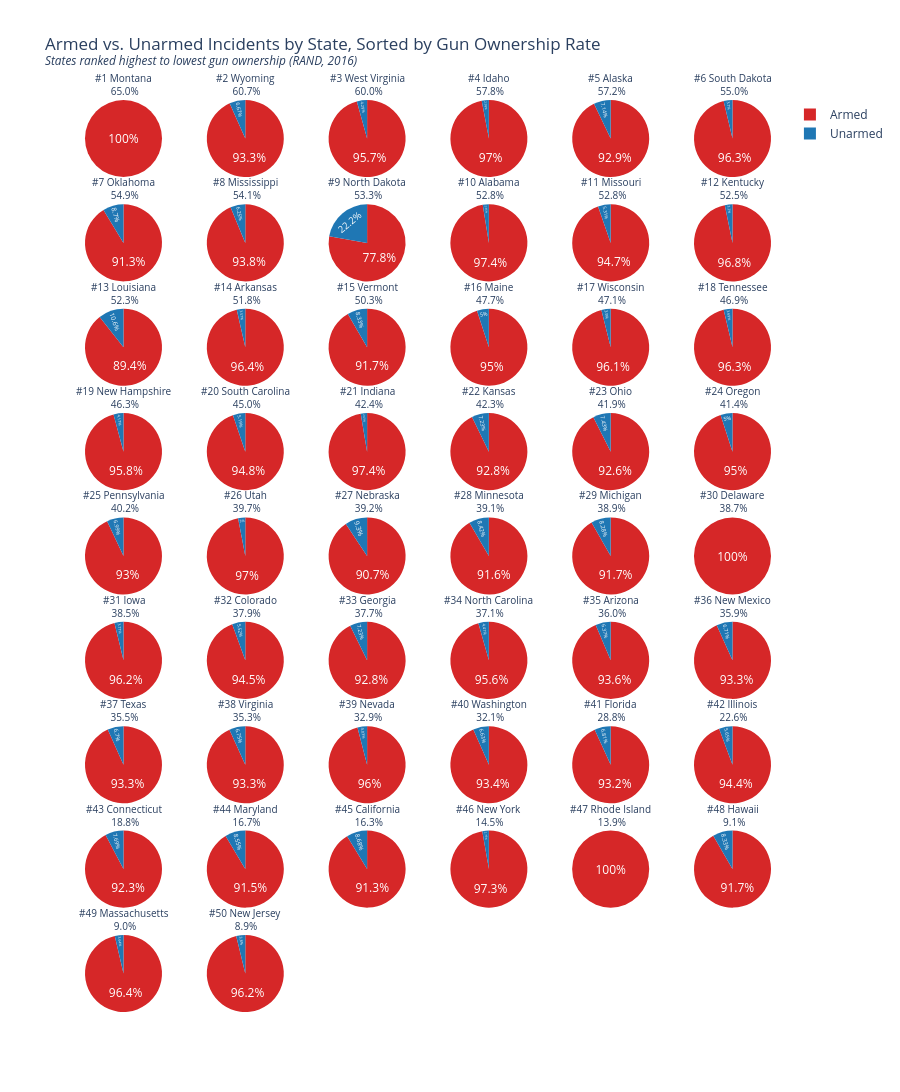

Write notebook code for a chart like this one.
### Code cell
# Per-state armed/unarmed counts (long format for px.pie facets)
state_armed_long = (
    df[df["armed_status"] != "Unknown"]
    .groupby(["state", "armed_status"])
    .size()
    .reset_index(name="count")
)

# Merge with gun ownership rate to get sort order + full state names
state_armed_long = state_armed_long.merge(
    gun_ownership_2016[["state_abbr", "STATE", "HFR_pct"]],
    left_on="state",
    right_on="state_abbr",
    how="inner"
)

# Sort states by gun ownership rate, build rank-labeled facet column
state_order = (
    state_armed_long[["state", "STATE", "HFR_pct"]]
    .drop_duplicates()
    .sort_values("HFR_pct", ascending=False)
    .reset_index(drop=True)
)
state_order["rank"] = state_order.index + 1
state_order["facet_label"] = (
    "#" + state_order["rank"].astype(str) + " " + state_order["STATE"] +
    "<br> " + state_order["HFR_pct"].round(1).astype(str) + "%"
)

state_armed_long = state_armed_long.merge(
    state_order[["state", "facet_label"]], on="state"
)

facet_order = state_order["facet_label"].tolist()

fig_pies = px.pie(
    state_armed_long,
    names="armed_status",
    values="count",
    facet_col="facet_label",
    facet_col_wrap=6,
    facet_row_spacing=0.03,
    facet_col_spacing=0.05,
    color="armed_status",
    color_discrete_map={"Armed": "#d62728", "Unarmed": "#1f77b4"},
    category_orders={"facet_label": facet_order},
    title=(
        "Armed vs. Unarmed Incidents by State, Sorted by Gun Ownership Rate"
        "<br>"
        "<sup><i>States ranked highest to lowest gun ownership (RAND, 2016)</i></sup>"
    )
)
fig_pies.update_traces(textposition="inside", textinfo="percent")
fig_pies.update_layout(height=1400)  # tall, since 50+ pies need vertical room
fig_pies.for_each_annotation(lambda a: a.update(text=a.text.split("=")[-1], font_size=10))
fig_pies.show()

### Figure 1 — Plotly figure (JSON) as saved in the notebook; plotly's stock layout.template omitted (floating-point values rounded to 4 significant figures)
{"data": [{"customdata": [["Armed"]], "domain": {"x": [0, 0.125], "y": [0.9156, 1]}, "hovertemplate": "facet_label=#1 Montana<br> 65.0%<br>armed_status=%{customdata[0]}<br>count=%{value}<extra></extra>", "labels": ["Armed"], "legendgroup": "", "marker": {"colors": ["#d62728"]}, "name": "", "showlegend": true, "textinfo": "percent", "textposition": "inside", "type": "pie", "values": [51]}, {"customdata": [["Armed"], ["Unarmed"]], "domain": {"x": [0.175, 0.3], "y": [0.9156, 1]}, "hovertemplate": "facet_label=#2 Wyoming<br> 60.7%<br>armed_status=%{customdata[0]}<br>count=%{value}<extra></extra>", "labels": ["Armed", "Unarmed"], "legendgroup": "", "marker": {"colors": ["#d62728", "#1f77b4"]}, "name": "", "showlegend": true, "textinfo": "percent", "textposition": "inside", "type": "pie", "values": [28, 2]}, {"customdata": [["Armed"], ["Unarmed"]], "domain": {"x": [0.35, 0.475], "y": [0.9156, 1]}, "hovertemplate": "facet_label=#3 West Virginia<br> 60.0%<br>armed_status=%{customdata[0]}<br>count=%{value}<extra></extra>", "labels": ["Armed", "Unarmed"], "legendgroup": "", "marker": {"colors": ["#d62728", "#1f77b4"]}, "name": "", "showlegend": true, "textinfo": "percent", "textposition": "inside", "type": "pie", "values": [67, 3]}, {"customdata": [["Armed"], ["Unarmed"]], "domain": {"x": [0.525, 0.65], "y": [0.9156, 1]}, "hovertemplate": "facet_label=#4 Idaho<br> 57.8%<br>armed_status=%{customdata[0]}<br>count=%{value}<extra></extra>", "labels": ["Armed", "Unarmed"], "legendgroup": "", "marker": {"colors": ["#d62728", "#1f77b4"]}, "name": "", "showlegend": true, "textinfo": "percent", "textposition": "inside", "type": "pie", "values": [65, 2]}, {"customdata": [["Armed"], ["Unarmed"]], "domain": {"x": [0.7, 0.825], "y": [0.9156, 1]}, "hovertemplate": "facet_label=#5 Alaska<br> 57.2%<br>armed_status=%{customdata[0]}<br>count=%{value}<extra></extra>", "labels": ["Armed", "Unarmed"], "legendgroup": "", "marker": {"colors": ["#d62728", "#1f77b4"]}, "name": "", "showlegend": true, "textinfo": "percent", "textposition": "inside", "type": "pie", "values": [52, 4]}, {"customdata": [["Armed"], ["Unarmed"]], "domain": {"x": [0.875, 1], "y": [0.9156, 1]}, "hovertemplate": "facet_label=#6 South Dakota<br> 55.0%<br>armed_status=%{customdata[0]}<br>count=%{value}<extra></extra>", "labels": ["Armed", "Unarmed"], "legendgroup": "", "marker": {"colors": ["#d62728", "#1f77b4"]}, "name": "", "showlegend": true, "textinfo": "percent", "textposition": "inside", "type": "pie", "values": [26, 1]}, {"customdata": [["Armed"], ["Unarmed"]], "domain": {"x": [0, 0.125], "y": [0.8011, 0.8856]}, "hovertemplate": "facet_label=#7 Oklahoma<br> 54.9%<br>armed_status=%{customdata[0]}<br>count=%{value}<extra></extra>", "labels": ["Armed", "Unarmed"], "legendgroup": "", "marker": {"colors": ["#d62728", "#1f77b4"]}, "name": "", "showlegend": true, "textinfo": "percent", "textposition": "inside", "type": "pie", "values": [210, 20]}, {"customdata": [["Armed"], ["Unarmed"]], "domain": {"x": [0.175, 0.3], "y": [0.8011, 0.8856]}, "hovertemplate": "facet_label=#8 Mississippi<br> 54.1%<br>armed_status=%{customdata[0]}<br>count=%{value}<extra></extra>", "labels": ["Armed", "Unarmed"], "legendgroup": "", "marker": {"colors": ["#d62728", "#1f77b4"]}, "name": "", "showlegend": true, "textinfo": "percent", "textposition": "inside", "type": "pie", "values": [90, 6]}, {"customdata": [["Armed"], ["Unarmed"]], "domain": {"x": [0.35, 0.475], "y": [0.8011, 0.8856]}, "hovertemplate": "facet_label=#9 North Dakota<br> 53.3%<br>armed_status=%{customdata[0]}<br>count=%{value}<extra></extra>", "labels": ["Armed", "Unarmed"], "legendgroup": "", "marker": {"colors": ["#d62728", "#1f77b4"]}, "name": "", "showlegend": true, "textinfo": "percent", "textposition": "inside", "type": "pie", "values": [14, 4]}, {"customdata": [["Armed"], ["Unarmed"]], "domain": {"x": [0.525, 0.65], "y": [0.8011, 0.8856]}, "hovertemplate": "facet_label=#10 Alabama<br> 52.8%<br>armed_status=%{customdata[0]}<br>count=%{value}<extra></extra>", "labels": ["Armed", "Unarmed"], "legendgroup": "", "marker": {"colors": ["#d62728", "#1f77b4"]}, "name": "", "showlegend": true, "textinfo": "percent", "textposition": "inside", "type": "pie", "values": [152, 4]}, {"customdata": [["Armed"], ["Unarmed"]], "domain": {"x": [0.7, 0.825], "y": [0.8011, 0.8856]}, "hovertemplate": "facet_label=#11 Missouri<br> 52.8%<br>armed_status=%{customdata[0]}<br>count=%{value}<extra></extra>", "labels": ["Armed", "Unarmed"], "legendgroup": "", "marker": {"colors": ["#d62728", "#1f77b4"]}, "name": "", "showlegend": true, "textinfo": "percent", "textposition": "inside", "type": "pie", "values": [196, 11]}, {"customdata": [["Armed"], ["Unarmed"]], "domain": {"x": [0.875, 1], "y": [0.8011, 0.8856]}, "hovertemplate": "facet_label=#12 Kentucky<br> 52.5%<br>armed_status=%{customdata[0]}<br>count=%{value}<extra></extra>", "labels": ["Armed", "Unarmed"], "legendgroup": "", "marker": {"colors": ["#d62728", "#1f77b4"]}, "name": "", "showlegend": true, "textinfo": "percent", "textposition": "inside", "type": "pie", "values": [121, 4]}, {"customdata": [["Armed"], ["Unarmed"]], "domain": {"x": [0, 0.125], "y": [0.6867, 0.7711]}, "hovertemplate": "facet_label=#13 Louisiana<br> 52.3%<br>armed_status=%{customdata[0]}<br>count=%{value}<extra></extra>", "labels": ["Armed", "Unarmed"], "legendgroup": "", "marker": {"colors": ["#d62728", "#1f77b4"]}, "name": "", "showlegend": true, "textinfo": "percent", "textposition": "inside", "type": "pie", "values": [143, 17]}, {"customdata": [["Armed"], ["Unarmed"]], "domain": {"x": [0.175, 0.3], "y": [0.6867, 0.7711]}, "hovertemplate": "facet_label=#14 Arkansas<br> 51.8%<br>armed_status=%{customdata[0]}<br>count=%{value}<extra></extra>", "labels": ["Armed", "Unarmed"], "legendgroup": "", "marker": {"colors": ["#d62728", "#1f77b4"]}, "name": "", "showlegend": true, "textinfo": "percent", "textposition": "inside", "type": "pie", "values": [108, 4]}, {"customdata": [["Armed"], ["Unarmed"]], "domain": {"x": [0.35, 0.475], "y": [0.6867, 0.7711]}, "hovertemplate": "facet_label=#15 Vermont<br> 50.3%<br>armed_status=%{customdata[0]}<br>count=%{value}<extra></extra>", "labels": ["Armed", "Unarmed"], "legendgroup": "", "marker": {"colors": ["#d62728", "#1f77b4"]}, "name": "", "showlegend": true, "textinfo": "percent", "textposition": "inside", "type": "pie", "values": [11, 1]}, {"customdata": [["Armed"], ["Unarmed"]], "domain": {"x": [0.525, 0.65], "y": [0.6867, 0.7711]}, "hovertemplate": "facet_label=#16 Maine<br> 47.7%<br>armed_status=%{customdata[0]}<br>count=%{value}<extra></extra>", "labels": ["Armed", "Unarmed"], "legendgroup": "", "marker": {"colors": ["#d62728", "#1f77b4"]}, "name": "", "showlegend": true, "textinfo": "percent", "textposition": "inside", "type": "pie", "values": [38, 2]}, {"customdata": [["Armed"], ["Unarmed"]], "domain": {"x": [0.7, 0.825], "y": [0.6867, 0.7711]}, "hovertemplate": "facet_label=#17 Wisconsin<br> 47.1%<br>armed_status=%{customdata[0]}<br>count=%{value}<extra></extra>", "labels": ["Armed", "Unarmed"], "legendgroup": "", "marker": {"colors": ["#d62728", "#1f77b4"]}, "name": "", "showlegend": true, "textinfo": "percent", "textposition": "inside", "type": "pie", "values": [148, 6]}, {"customdata": [["Armed"], ["Unarmed"]], "domain": {"x": [0.875, 1], "y": [0.6867, 0.7711]}, "hovertemplate": "facet_label=#18 Tennessee<br> 46.9%<br>armed_status=%{customdata[0]}<br>count=%{value}<extra></extra>", "labels": ["Armed", "Unarmed"], "legendgroup": "", "marker": {"colors": ["#d62728", "#1f77b4"]}, "name": "", "showlegend": true, "textinfo": "percent", "textposition": "inside", "type": "pie", "values": [235, 9]}, {"customdata": [["Armed"], ["Unarmed"]], "domain": {"x": [0, 0.125], "y": [0.5722, 0.6567]}, "hovertemplate": "facet_label=#19 New Hampshire<br> 46.3%<br>armed_status=%{customdata[0]}<br>count=%{value}<extra></extra>", "labels": ["Armed", "Unarmed"], "legendgroup": "", "marker": {"colors": ["#d62728", "#1f77b4"]}, "name": "", "showlegend": true, "textinfo": "percent", "textposition": "inside", "type": "pie", "values": [23, 1]}, {"customdata": [["Armed"], ["Unarmed"]], "domain": {"x": [0.175, 0.3], "y": [0.5722, 0.6567]}, "hovertemplate": "facet_label=#20 South Carolina<br> 45.0%<br>armed_status=%{customdata[0]}<br>count=%{value}<extra></extra>", "labels": ["Armed", "Unarmed"], "legendgroup": "", "marker": {"colors": ["#d62728", "#1f77b4"]}, "name": "", "showlegend": true, "textinfo": "percent", "textposition": "inside", "type": "pie", "values": [128, 7]}, {"customdata": [["Armed"], ["Unarmed"]], "domain": {"x": [0.35, 0.475], "y": [0.5722, 0.6567]}, "hovertemplate": "facet_label=#21 Indiana<br> 42.4%<br>armed_status=%{customdata[0]}<br>count=%{value}<extra></extra>", "labels": ["Armed", "Unarmed"], "legendgroup": "", "marker": {"colors": ["#d62728", "#1f77b4"]}, "name": "", "showlegend": true, "textinfo": "percent", "textposition": "inside", "type": "pie", "values": [184, 5]}, {"customdata": [["Armed"], ["Unarmed"]], "domain": {"x": [0.525, 0.65], "y": [0.5722, 0.6567]}, "hovertemplate": "facet_label=#22 Kansas<br> 42.3%<br>armed_status=%{customdata[0]}<br>count=%{value}<extra></extra>", "labels": ["Armed", "Unarmed"], "legendgroup": "", "marker": {"colors": ["#d62728", "#1f77b4"]}, "name": "", "showlegend": true, "textinfo": "percent", "textposition": "inside", "type": "pie", "values": [77, 6]}, {"customdata": [["Armed"], ["Unarmed"]], "domain": {"x": [0.7, 0.825], "y": [0.5722, 0.6567]}, "hovertemplate": "facet_label=#23 Ohio<br> 41.9%<br>armed_status=%{customdata[0]}<br>count=%{value}<extra></extra>", "labels": ["Armed", "Unarmed"], "legendgroup": "", "marker": {"colors": ["#d62728", "#1f77b4"]}, "name": "", "showlegend": true, "textinfo": "percent", "textposition": "inside", "type": "pie", "values": [249, 20]}, {"customdata": [["Armed"], ["Unarmed"]], "domain": {"x": [0.875, 1], "y": [0.5722, 0.6567]}, "hovertemplate": "facet_label=#24 Oregon<br> 41.4%<br>armed_status=%{customdata[0]}<br>count=%{value}<extra></extra>", "labels": ["Armed", "Unarmed"], "legendgroup": "", "marker": {"colors": ["#d62728", "#1f77b4"]}, "name": "", "showlegend": true, "textinfo": "percent", "textposition": "inside", "type": "pie", "values": [114, 6]}, {"customdata": [["Armed"], ["Unarmed"]], "domain": {"x": [0, 0.125], "y": [0.4578, 0.5422]}, "hovertemplate": "facet_label=#25 Pennsylvania<br> 40.2%<br>armed_status=%{customdata[0]}<br>count=%{value}<extra></extra>", "labels": ["Armed", "Unarmed"], "legendgroup": "", "marker": {"colors": ["#d62728", "#1f77b4"]}, "name": "", "showlegend": true, "textinfo": "percent", "textposition": "inside", "type": "pie", "values": [173, 13]}, {"customdata": [["Armed"], ["Unarmed"]], "domain": {"x": [0.175, 0.3], "y": [0.4578, 0.5422]}, "hovertemplate": "facet_label=#26 Utah<br> 39.7%<br>armed_status=%{customdata[0]}<br>count=%{value}<extra></extra>", "labels": ["Armed", "Unarmed"], "legendgroup": "", "marker": {"colors": ["#d62728", "#1f77b4"]}, "name": "", "showlegend": true, "textinfo": "percent", "textposition": "inside", "type": "pie", "values": [97, 3]}, {"customdata": [["Armed"], ["Unarmed"]], "domain": {"x": [0.35, 0.475], "y": [0.4578, 0.5422]}, "hovertemplate": "facet_label=#27 Nebraska<br> 39.2%<br>armed_status=%{customdata[0]}<br>count=%{value}<extra></extra>", "labels": ["Armed", "Unarmed"], "legendgroup": "", "marker": {"colors": ["#d62728", "#1f77b4"]}, "name": "", "showlegend": true, "textinfo": "percent", "textposition": "inside", "type": "pie", "values": [39, 4]}, {"customdata": [["Armed"], ["Unarmed"]], "domain": {"x": [0.525, 0.65], "y": [0.4578, 0.5422]}, "hovertemplate": "facet_label=#28 Minnesota<br> 39.1%<br>armed_status=%{customdata[0]}<br>count=%{value}<extra></extra>", "labels": ["Armed", "Unarmed"], "legendgroup": "", "marker": {"colors": ["#d62728", "#1f77b4"]}, "name": "", "showlegend": true, "textinfo": "percent", "textposition": "inside", "type": "pie", "values": [87, 8]}, {"customdata": [["Armed"], ["Unarmed"]], "domain": {"x": [0.7, 0.825], "y": [0.4578, 0.5422]}, "hovertemplate": "facet_label=#29 Michigan<br> 38.9%<br>armed_status=%{customdata[0]}<br>count=%{value}<extra></extra>", "labels": ["Armed", "Unarmed"], "legendgroup": "", "marker": {"colors": ["#d62728", "#1f77b4"]}, "name": "", "showlegend": true, "textinfo": "percent", "textposition": "inside", "type": "pie", "values": [133, 12]}, {"customdata": [["Armed"]], "domain": {"x": [0.875, 1], "y": [0.4578, 0.5422]}, "hovertemplate": "facet_label=#30 Delaware<br> 38.7%<br>armed_status=%{customdata[0]}<br>count=%{value}<extra></extra>", "labels": ["Armed"], "legendgroup": "", "marker": {"colors": ["#d62728"]}, "name": "", "showlegend": true, "textinfo": "percent", "textposition": "inside", "type": "pie", "values": [14]}, {"customdata": [["Armed"], ["Unarmed"]], "domain": {"x": [0, 0.125], "y": [0.3433, 0.4278]}, "hovertemplate": "facet_label=#31 Iowa<br> 38.5%<br>armed_status=%{customdata[0]}<br>count=%{value}<extra></extra>", "labels": ["Armed", "Unarmed"], "legendgroup": "", "marker": {"colors": ["#d62728", "#1f77b4"]}, "name": "", "showlegend": true, "textinfo": "percent", "textposition": "inside", "type": "pie", "values": [51, 2]}, {"customdata": [["Armed"], ["Unarmed"]], "domain": {"x": [0.175, 0.3], "y": [0.3433, 0.4278]}, "hovertemplate": "facet_label=#32 Colorado<br> 37.9%<br>armed_status=%{customdata[0]}<br>count=%{value}<extra></extra>", "labels": ["Armed", "Unarmed"], "legendgroup": "", "marker": {"colors": ["#d62728", "#1f77b4"]}, "name": "", "showlegend": true, "textinfo": "percent", "textposition": "inside", "type": "pie", "values": [274, 16]}, {"customdata": [["Armed"], ["Unarmed"]], "domain": {"x": [0.35, 0.475], "y": [0.3433, 0.4278]}, "hovertemplate": "facet_label=#33 Georgia<br> 37.7%<br>armed_status=%{customdata[0]}<br>count=%{value}<extra></extra>", "labels": ["Armed", "Unarmed"], "legendgroup": "", "marker": {"colors": ["#d62728", "#1f77b4"]}, "name": "", "showlegend": true, "textinfo": "percent", "textposition": "inside", "type": "pie", "values": [295, 23]}, {"customdata": [["Armed"], ["Unarmed"]], "domain": {"x": [0.525, 0.65], "y": [0.3433, 0.4278]}, "hovertemplate": "facet_label=#34 North Carolina<br> 37.1%<br>armed_status=%{customdata[0]}<br>count=%{value}<extra></extra>", "labels": ["Armed", "Unarmed"], "legendgroup": "", "marker": {"colors": ["#d62728", "#1f77b4"]}, "name": "", "showlegend": true, "textinfo": "percent", "textposition": "inside", "type": "pie", "values": [260, 12]}, {"customdata": [["Armed"], ["Unarmed"]], "domain": {"x": [0.7, 0.825], "y": [0.3433, 0.4278]}, "hovertemplate": "facet_label=#35 Arizona<br> 36.0%<br>armed_status=%{customdata[0]}<br>count=%{value}<extra></extra>", "labels": ["Armed", "Unarmed"], "legendgroup": "", "marker": {"colors": ["#d62728", "#1f77b4"]}, "name": "", "showlegend": true, "textinfo": "percent", "textposition": "inside", "type": "pie", "values": [338, 23]}, {"customdata": [["Armed"], ["Unarmed"]], "domain": {"x": [0.875, 1], "y": [0.3433, 0.4278]}, "hovertemplate": "facet_label=#36 New Mexico<br> 35.9%<br>armed_status=%{customdata[0]}<br>count=%{value}<extra></extra>", "labels": ["Armed", "Unarmed"], "legendgroup": "", "marker": {"colors": ["#d62728", "#1f77b4"]}, "name": "", "showlegend": true, "textinfo": "percent", "textposition": "inside", "type": "pie", "values": [153, 11]}, {"customdata": [["Armed"], ["Unarmed"]], "domain": {"x": [0, 0.125], "y": [0.2289, 0.3133]}, "hovertemplate": "facet_label=#37 Texas<br> 35.5%<br>armed_status=%{customdata[0]}<br>count=%{value}<extra></extra>", "labels": ["Armed", "Unarmed"], "legendgroup": "", "marker": {"colors": ["#d62728", "#1f77b4"]}, "name": "", "showlegend": true, "textinfo": "percent", "textposition": "inside", "type": "pie", "values": [878, 63]}, {"customdata": [["Armed"], ["Unarmed"]], "domain": {"x": [0.175, 0.3], "y": [0.2289, 0.3133]}, "hovertemplate": "facet_label=#38 Virginia<br> 35.3%<br>armed_status=%{customdata[0]}<br>count=%{value}<extra></extra>", "labels": ["Armed", "Unarmed"], "legendgroup": "", "marker": {"colors": ["#d62728", "#1f77b4"]}, "name": "", "showlegend": true, "textinfo": "percent", "textposition": "inside", "type": "pie", "values": [152, 11]}, {"customdata": [["Armed"], ["Unarmed"]], "domain": {"x": [0.35, 0.475], "y": [0.2289, 0.3133]}, "hovertemplate": "facet_label=#39 Nevada<br> 32.9%<br>armed_status=%{customdata[0]}<br>count=%{value}<extra></extra>", "labels": ["Armed", "Unarmed"], "legendgroup": "", "marker": {"colors": ["#d62728", "#1f77b4"]}, "name": "", "showlegend": true, "textinfo": "percent", "textposition": "inside", "type": "pie", "values": [143, 6]}, {"customdata": [["Armed"], ["Unarmed"]], "domain": {"x": [0.525, 0.65], "y": [0.2289, 0.3133]}, "hovertemplate": "facet_label=#40 Washington<br> 32.1%<br>armed_status=%{customdata[0]}<br>count=%{value}<extra></extra>", "labels": ["Armed", "Unarmed"], "legendgroup": "", "marker": {"colors": ["#d62728", "#1f77b4"]}, "name": "", "showlegend": true, "textinfo": "percent", "textposition": "inside", "type": "pie", "values": [183, 13]}, {"customdata": [["Armed"], ["Unarmed"]], "domain": {"x": [0.7, 0.825], "y": [0.2289, 0.3133]}, "hovertemplate": "facet_label=#41 Florida<br> 28.8%<br>armed_status=%{customdata[0]}<br>count=%{value}<extra></extra>", "labels": ["Armed", "Unarmed"], "legendgroup": "", "marker": {"colors": ["#d62728", "#1f77b4"]}, "name": "", "showlegend": true, "textinfo": "percent", "textposition": "inside", "type": "pie", "values": [520, 38]}, {"customdata": [["Armed"], ["Unarmed"]], "domain": {"x": [0.875, 1], "y": [0.2289, 0.3133]}, "hovertemplate": "facet_label=#42 Illinois<br> 22.6%<br>armed_status=%{customdata[0]}<br>count=%{value}<extra></extra>", "labels": ["Armed", "Unarmed"], "legendgroup": "", "marker": {"colors": ["#d62728", "#1f77b4"]}, "name": "", "showlegend": true, "textinfo": "percent", "textposition": "inside", "type": "pie", "values": [167, 10]}, {"customdata": [["Armed"], ["Unarmed"]], "domain": {"x": [0, 0.125], "y": [0.1144, 0.1989]}, "hovertemplate": "facet_label=#43 Connecticut<br> 18.8%<br>armed_status=%{customdata[0]}<br>count=%{value}<extra></extra>", "labels": ["Armed", "Unarmed"], "legendgroup": "", "marker": {"colors": ["#d62728", "#1f77b4"]}, "name": "", "showlegend": true, "textinfo": "percent", "textposition": "inside", "type": "pie", "values": [24, 2]}, {"customdata": [["Armed"], ["Unarmed"]], "domain": {"x": [0.175, 0.3], "y": [0.1144, 0.1989]}, "hovertemplate": "facet_label=#44 Maryland<br> 16.7%<br>armed_status=%{customdata[0]}<br>count=%{value}<extra></extra>", "labels": ["Armed", "Unarmed"], "legendgroup": "", "marker": {"colors": ["#d62728", "#1f77b4"]}, "name": "", "showlegend": true, "textinfo": "percent", "textposition": "inside", "type": "pie", "values": [107, 10]}, {"customdata": [["Armed"], ["Unarmed"]], "domain": {"x": [0.35, 0.475], "y": [0.1144, 0.1989]}, "hovertemplate": "facet_label=#45 California<br> 16.3%<br>armed_status=%{customdata[0]}<br>count=%{value}<extra></extra>", "labels": ["Armed", "Unarmed"], "legendgroup": "", "marker": {"colors": ["#d62728", "#1f77b4"]}, "name": "", "showlegend": true, "textinfo": "percent", "textposition": "inside", "type": "pie", "values": [1010, 96]}, {"customdata": [["Armed"], ["Unarmed"]], "domain": {"x": [0.525, 0.65], "y": [0.1144, 0.1989]}, "hovertemplate": "facet_label=#46 New York<br> 14.5%<br>armed_status=%{customdata[0]}<br>count=%{value}<extra></extra>", "labels": ["Armed", "Unarmed"], "legendgroup": "", "marker": {"colors": ["#d62728", "#1f77b4"]}, "name": "", "showlegend": true, "textinfo": "percent", "textposition": "inside", "type": "pie", "values": [177, 5]}, {"customdata": [["Armed"]], "domain": {"x": [0.7, 0.825], "y": [0.1144, 0.1989]}, "hovertemplate": "facet_label=#47 Rhode Island<br> 13.9%<br>armed_status=%{customdata[0]}<br>count=%{value}<extra></extra>", "labels": ["Armed"], "legendgroup": "", "marker": {"colors": ["#d62728"]}, "name": "", "showlegend": true, "textinfo": "percent", "textposition": "inside", "type": "pie", "values": [7]}, {"customdata": [["Armed"], ["Unarmed"]], "domain": {"x": [0.875, 1], "y": [0.1144, 0.1989]}, "hovertemplate": "facet_label=#48 Hawaii<br> 9.1%<br>armed_status=%{customdata[0]}<br>count=%{value}<extra></extra>", "labels": ["Armed", "Unarmed"], "legendgroup": "", "marker": {"colors": ["#d62728", "#1f77b4"]}, "name": "", "showlegend": true, "textinfo": "percent", "textposition": "inside", "type": "pie", "values": [33, 3]}, {"customdata": [["Armed"], ["Unarmed"]], "domain": {"x": [0, 0.125], "y": [0, 0.08444]}, "hovertemplate": "facet_label=#49 Massachusetts<br> 9.0%<br>armed_status=%{customdata[0]}<br>count=%{value}<extra></extra>", "labels": ["Armed", "Unarmed"], "legendgroup": "", "marker": {"colors": ["#d62728", "#1f77b4"]}, "name": "", "showlegend": true, "textinfo": "percent", "textposition": "inside", "type": "pie", "values": [53, 2]}, {"customdata": [["Armed"], ["Unarmed"]], "domain": {"x": [0.175, 0.3], "y": [0, 0.08444]}, "hovertemplate": "facet_label=#50 New Jersey<br> 8.9%<br>armed_status=%{customdata[0]}<br>count=%{value}<extra></extra>", "labels": ["Armed", "Unarmed"], "legendgroup": "", "marker": {"colors": ["#d62728", "#1f77b4"]}, "name": "", "showlegend": true, "textinfo": "percent", "textposition": "inside", "type": "pie", "values": [76, 3]}], "layout": {"annotations": [{"font": {"size": 10}, "showarrow": false, "text": "#49 Massachusetts<br> 9.0%", "x": 0.0625, "xanchor": "center", "xref": "paper", "y": 0.08444, "yanchor": "bottom", "yref": "paper"}, {"font": {"size": 10}, "showarrow": false, "text": "#50 New Jersey<br> 8.9%", "x": 0.2375, "xanchor": "center", "xref": "paper", "y": 0.08444, "yanchor": "bottom", "yref": "paper"}, {"font": {"size": 10}, "showarrow": false, "text": "#43 Connecticut<br> 18.8%", "x": 0.0625, "xanchor": "center", "xref": "paper", "y": 0.1989, "yanchor": "bottom", "yref": "paper"}, {"font": {"size": 10}, "showarrow": false, "text": "#44 Maryland<br> 16.7%", "x": 0.2375, "xanchor": "center", "xref": "paper", "y": 0.1989, "yanchor": "bottom", "yref": "paper"}, {"font": {"size": 10}, "showarrow": false, "text": "#45 California<br> 16.3%", "x": 0.4125, "xanchor": "center", "xref": "paper", "y": 0.1989, "yanchor": "bottom", "yref": "paper"}, {"font": {"size": 10}, "showarrow": false, "text": "#46 New York<br> 14.5%", "x": 0.5875, "xanchor": "center", "xref": "paper", "y": 0.1989, "yanchor": "bottom", "yref": "paper"}, {"font": {"size": 10}, "showarrow": false, "text": "#47 Rhode Island<br> 13.9%", "x": 0.7625, "xanchor": "center", "xref": "paper", "y": 0.1989, "yanchor": "bottom", "yref": "paper"}, {"font": {"size": 10}, "showarrow": false, "text": "#48 Hawaii<br> 9.1%", "x": 0.9375, "xanchor": "center", "xref": "paper", "y": 0.1989, "yanchor": "bottom", "yref": "paper"}, {"font": {"size": 10}, "showarrow": false, "text": "#37 Texas<br> 35.5%", "x": 0.0625, "xanchor": "center", "xref": "paper", "y": 0.3133, "yanchor": "bottom", "yref": "paper"}, {"font": {"size": 10}, "showarrow": false, "text": "#38 Virginia<br> 35.3%", "x": 0.2375, "xanchor": "center", "xref": "paper", "y": 0.3133, "yanchor": "bottom", "yref": "paper"}, {"font": {"size": 10}, "showarrow": false, "text": "#39 Nevada<br> 32.9%", "x": 0.4125, "xanchor": "center", "xref": "paper", "y": 0.3133, "yanchor": "bottom", "yref": "paper"}, {"font": {"size": 10}, "showarrow": false, "text": "#40 Washington<br> 32.1%", "x": 0.5875, "xanchor": "center", "xref": "paper", "y": 0.3133, "yanchor": "bottom", "yref": "paper"}, {"font": {"size": 10}, "showarrow": false, "text": "#41 Florida<br> 28.8%", "x": 0.7625, "xanchor": "center", "xref": "paper", "y": 0.3133, "yanchor": "bottom", "yref": "paper"}, {"font": {"size": 10}, "showarrow": false, "text": "#42 Illinois<br> 22.6%", "x": 0.9375, "xanchor": "center", "xref": "paper", "y": 0.3133, "yanchor": "bottom", "yref": "paper"}, {"font": {"size": 10}, "showarrow": false, "text": "#31 Iowa<br> 38.5%", "x": 0.0625, "xanchor": "center", "xref": "paper", "y": 0.4278, "yanchor": "bottom", "yref": "paper"}, {"font": {"size": 10}, "showarrow": false, "text": "#32 Colorado<br> 37.9%", "x": 0.2375, "xanchor": "center", "xref": "paper", "y": 0.4278, "yanchor": "bottom", "yref": "paper"}, {"font": {"size": 10}, "showarrow": false, "text": "#33 Georgia<br> 37.7%", "x": 0.4125, "xanchor": "center", "xref": "paper", "y": 0.4278, "yanchor": "bottom", "yref": "paper"}, {"font": {"size": 10}, "showarrow": false, "text": "#34 North Carolina<br> 37.1%", "x": 0.5875, "xanchor": "center", "xref": "paper", "y": 0.4278, "yanchor": "bottom", "yref": "paper"}, {"font": {"size": 10}, "showarrow": false, "text": "#35 Arizona<br> 36.0%", "x": 0.7625, "xanchor": "center", "xref": "paper", "y": 0.4278, "yanchor": "bottom", "yref": "paper"}, {"font": {"size": 10}, "showarrow": false, "text": "#36 New Mexico<br> 35.9%", "x": 0.9375, "xanchor": "center", "xref": "paper", "y": 0.4278, "yanchor": "bottom", "yref": "paper"}, {"font": {"size": 10}, "showarrow": false, "text": "#25 Pennsylvania<br> 40.2%", "x": 0.0625, "xanchor": "center", "xref": "paper", "y": 0.5422, "yanchor": "bottom", "yref": "paper"}, {"font": {"size": 10}, "showarrow": false, "text": "#26 Utah<br> 39.7%", "x": 0.2375, "xanchor": "center", "xref": "paper", "y": 0.5422, "yanchor": "bottom", "yref": "paper"}, {"font": {"size": 10}, "showarrow": false, "text": "#27 Nebraska<br> 39.2%", "x": 0.4125, "xanchor": "center", "xref": "paper", "y": 0.5422, "yanchor": "bottom", "yref": "paper"}, {"font": {"size": 10}, "showarrow": false, "text": "#28 Minnesota<br> 39.1%", "x": 0.5875, "xanchor": "center", "xref": "paper", "y": 0.5422, "yanchor": "bottom", "yref": "paper"}, {"font": {"size": 10}, "showarrow": false, "text": "#29 Michigan<br> 38.9%", "x": 0.7625, "xanchor": "center", "xref": "paper", "y": 0.5422, "yanchor": "bottom", "yref": "paper"}, {"font": {"size": 10}, "showarrow": false, "text": "#30 Delaware<br> 38.7%", "x": 0.9375, "xanchor": "center", "xref": "paper", "y": 0.5422, "yanchor": "bottom", "yref": "paper"}, {"font": {"size": 10}, "showarrow": false, "text": "#19 New Hampshire<br> 46.3%", "x": 0.0625, "xanchor": "center", "xref": "paper", "y": 0.6567, "yanchor": "bottom", "yref": "paper"}, {"font": {"size": 10}, "showarrow": false, "text": "#20 South Carolina<br> 45.0%", "x": 0.2375, "xanchor": "center", "xref": "paper", "y": 0.6567, "yanchor": "bottom", "yref": "paper"}, {"font": {"size": 10}, "showarrow": false, "text": "#21 Indiana<br> 42.4%", "x": 0.4125, "xanchor": "center", "xref": "paper", "y": 0.6567, "yanchor": "bottom", "yref": "paper"}, {"font": {"size": 10}, "showarrow": false, "text": "#22 Kansas<br> 42.3%", "x": 0.5875, "xanchor": "center", "xref": "paper", "y": 0.6567, "yanchor": "bottom", "yref": "paper"}, {"font": {"size": 10}, "showarrow": false, "text": "#23 Ohio<br> 41.9%", "x": 0.7625, "xanchor": "center", "xref": "paper", "y": 0.6567, "yanchor": "bottom", "yref": "paper"}, {"font": {"size": 10}, "showarrow": false, "text": "#24 Oregon<br> 41.4%", "x": 0.9375, "xanchor": "center", "xref": "paper", "y": 0.6567, "yanchor": "bottom", "yref": "paper"}, {"font": {"size": 10}, "showarrow": false, "text": "#13 Louisiana<br> 52.3%", "x": 0.0625, "xanchor": "center", "xref": "paper", "y": 0.7711, "yanchor": "bottom", "yref": "paper"}, {"font": {"size": 10}, "showarrow": false, "text": "#14 Arkansas<br> 51.8%", "x": 0.2375, "xanchor": "center", "xref": "paper", "y": 0.7711, "yanchor": "bottom", "yref": "paper"}, {"font": {"size": 10}, "showarrow": false, "text": "#15 Vermont<br> 50.3%", "x": 0.4125, "xanchor": "center", "xref": "paper", "y": 0.7711, "yanchor": "bottom", "yref": "paper"}, {"font": {"size": 10}, "showarrow": false, "text": "#16 Maine<br> 47.7%", "x": 0.5875, "xanchor": "center", "xref": "paper", "y": 0.7711, "yanchor": "bottom", "yref": "paper"}, {"font": {"size": 10}, "showarrow": false, "text": "#17 Wisconsin<br> 47.1%", "x": 0.7625, "xanchor": "center", "xref": "paper", "y": 0.7711, "yanchor": "bottom", "yref": "paper"}, {"font": {"size": 10}, "showarrow": false, "text": "#18 Tennessee<br> 46.9%", "x": 0.9375, "xanchor": "center", "xref": "paper", "y": 0.7711, "yanchor": "bottom", "yref": "paper"}, {"font": {"size": 10}, "showarrow": false, "text": "#7 Oklahoma<br> 54.9%", "x": 0.0625, "xanchor": "center", "xref": "paper", "y": 0.8856, "yanchor": "bottom", "yref": "paper"}, {"font": {"size": 10}, "showarrow": false, "text": "#8 Mississippi<br> 54.1%", "x": 0.2375, "xanchor": "center", "xref": "paper", "y": 0.8856, "yanchor": "bottom", "yref": "paper"}, {"font": {"size": 10}, "showarrow": false, "text": "#9 North Dakota<br> 53.3%", "x": 0.4125, "xanchor": "center", "xref": "paper", "y": 0.8856, "yanchor": "bottom", "yref": "paper"}, {"font": {"size": 10}, "showarrow": false, "text": "#10 Alabama<br> 52.8%", "x": 0.5875, "xanchor": "center", "xref": "paper", "y": 0.8856, "yanchor": "bottom", "yref": "paper"}, {"font": {"size": 10}, "showarrow": false, "text": "#11 Missouri<br> 52.8%", "x": 0.7625, "xanchor": "center", "xref": "paper", "y": 0.8856, "yanchor": "bottom", "yref": "paper"}, {"font": {"size": 10}, "showarrow": false, "text": "#12 Kentucky<br> 52.5%", "x": 0.9375, "xanchor": "center", "xref": "paper", "y": 0.8856, "yanchor": "bottom", "yref": "paper"}, {"font": {"size": 10}, "showarrow": false, "text": "#1 Montana<br> 65.0%", "x": 0.0625, "xanchor": "center", "xref": "paper", "y": 1, "yanchor": "bottom", "yref": "paper"}, {"font": {"size": 10}, "showarrow": false, "text": "#2 Wyoming<br> 60.7%", "x": 0.2375, "xanchor": "center", "xref": "paper", "y": 1, "yanchor": "bottom", "yref": "paper"}, {"font": {"size": 10}, "showarrow": false, "text": "#3 West Virginia<br> 60.0%", "x": 0.4125, "xanchor": "center", "xref": "paper", "y": 1, "yanchor": "bottom", "yref": "paper"}, {"font": {"size": 10}, "showarrow": false, "text": "#4 Idaho<br> 57.8%", "x": 0.5875, "xanchor": "center", "xref": "paper", "y": 1, "yanchor": "bottom", "yref": "paper"}, {"font": {"size": 10}, "showarrow": false, "text": "#5 Alaska<br> 57.2%", "x": 0.7625, "xanchor": "center", "xref": "paper", "y": 1, "yanchor": "bottom", "yref": "paper"}, {"font": {"size": 10}, "showarrow": false, "text": "#6 South Dakota<br> 55.0%", "x": 0.9375, "xanchor": "center", "xref": "paper", "y": 1, "yanchor": "bottom", "yref": "paper"}], "height": 1400, "legend": {"tracegroupgap": 0}, "title": {"text": "Armed vs. Unarmed Incidents by State, Sorted by Gun Ownership Rate<br><sup><i>States ranked highest to lowest gun ownership (RAND, 2016)</i></sup>"}}}
